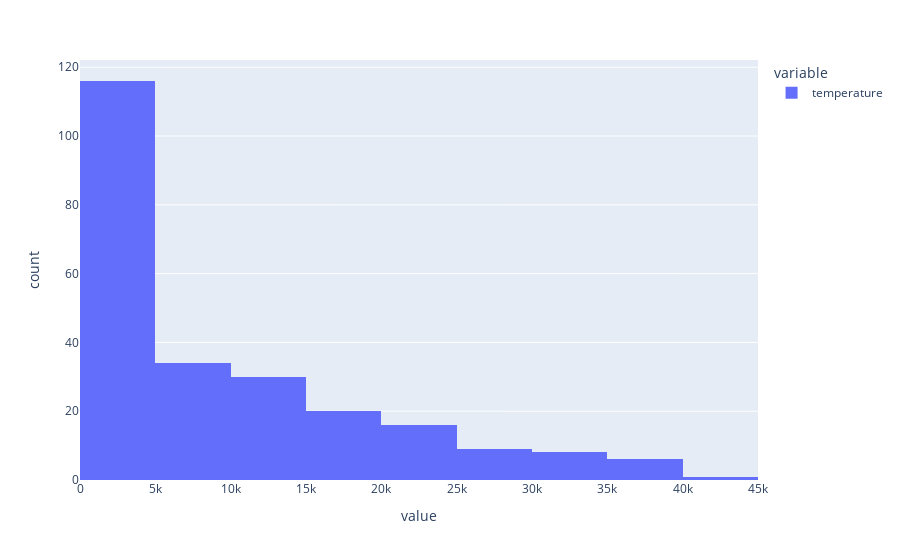
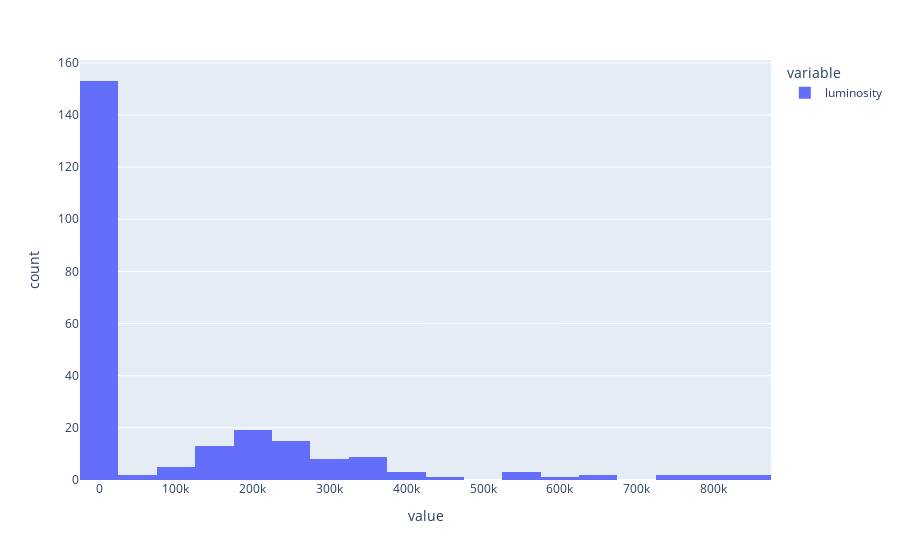
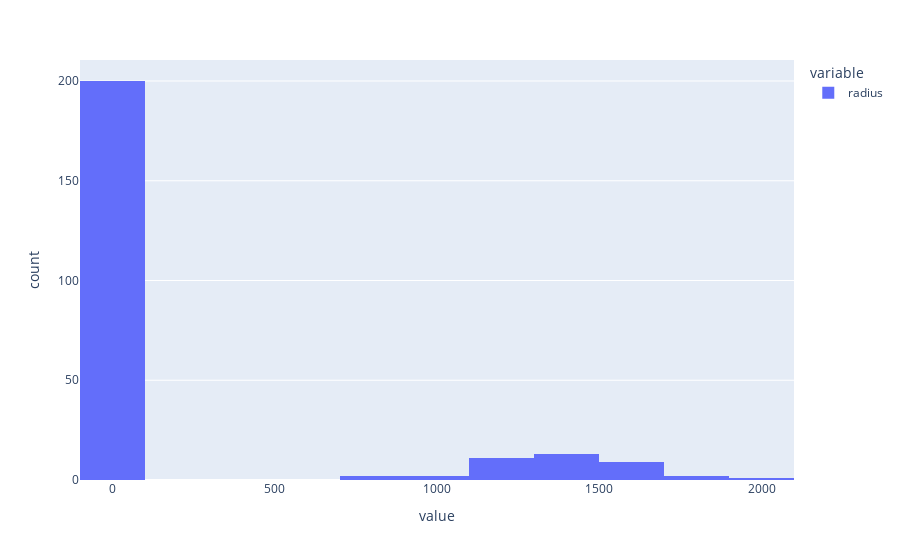
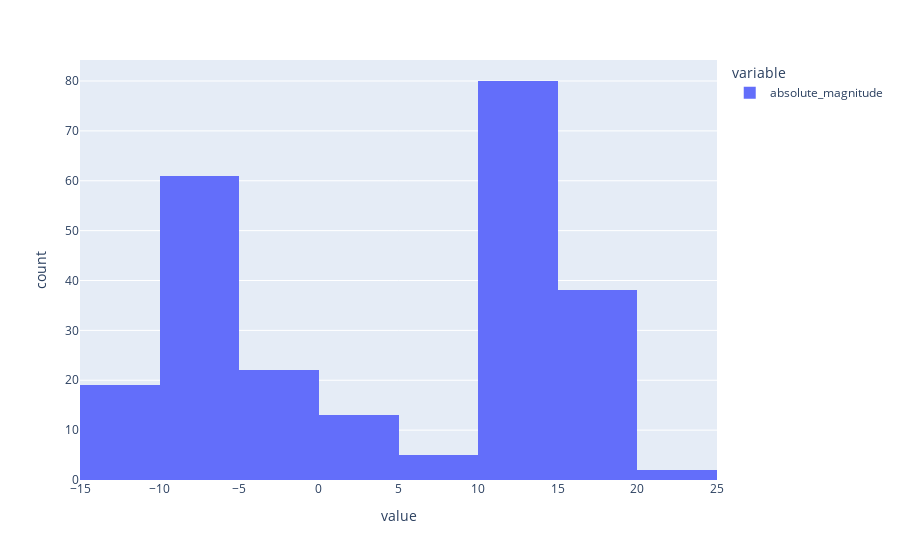

The notebook cell these images were saved under, in order:
### Code cell
for col in num_cols:
    fig=px.histogram(df[col])
    fig.show()

### Figure 1 — Plotly figure (JSON) as saved in the notebook; plotly's stock layout.template omitted (floating-point values rounded to 4 significant figures; data arrays with more than 128 entries replaced by an {"elided": "..."} marker saying what was removed)
{"data": [{"alignmentgroup": "True", "bingroup": "x", "hovertemplate": "variable=temperature<br>value=%{x}<br>count=%{y}<extra></extra>", "legendgroup": "temperature", "marker": {"color": "#636efa", "pattern": {"shape": ""}}, "name": "temperature", "offsetgroup": "temperature", "orientation": "v", "showlegend": true, "type": "histogram", "x": {"elided": "240 int values"}, "xaxis": "x", "yaxis": "y"}], "layout": {"barmode": "relative", "legend": {"title": {"text": "variable"}, "tracegroupgap": 0}, "margin": {"t": 60}, "xaxis": {"anchor": "y", "domain": [0, 1], "title": {"text": "value"}}, "yaxis": {"anchor": "x", "domain": [0, 1], "title": {"text": "count"}}}}

### Figure 2 — Plotly figure (JSON) as saved in the notebook; plotly's stock layout.template omitted (floating-point values rounded to 4 significant figures; data arrays with more than 128 entries replaced by an {"elided": "..."} marker saying what was removed)
{"data": [{"alignmentgroup": "True", "bingroup": "x", "hovertemplate": "variable=luminosity<br>value=%{x}<br>count=%{y}<extra></extra>", "legendgroup": "luminosity", "marker": {"color": "#636efa", "pattern": {"shape": ""}}, "name": "luminosity", "offsetgroup": "luminosity", "orientation": "v", "showlegend": true, "type": "histogram", "x": {"elided": "240 float values"}, "xaxis": "x", "yaxis": "y"}], "layout": {"barmode": "relative", "legend": {"title": {"text": "variable"}, "tracegroupgap": 0}, "margin": {"t": 60}, "xaxis": {"anchor": "y", "domain": [0, 1], "title": {"text": "value"}}, "yaxis": {"anchor": "x", "domain": [0, 1], "title": {"text": "count"}}}}

### Figure 3 — Plotly figure (JSON) as saved in the notebook; plotly's stock layout.template omitted (floating-point values rounded to 4 significant figures; data arrays with more than 128 entries replaced by an {"elided": "..."} marker saying what was removed)
{"data": [{"alignmentgroup": "True", "bingroup": "x", "hovertemplate": "variable=radius<br>value=%{x}<br>count=%{y}<extra></extra>", "legendgroup": "radius", "marker": {"color": "#636efa", "pattern": {"shape": ""}}, "name": "radius", "offsetgroup": "radius", "orientation": "v", "showlegend": true, "type": "histogram", "x": {"elided": "240 float values"}, "xaxis": "x", "yaxis": "y"}], "layout": {"barmode": "relative", "legend": {"title": {"text": "variable"}, "tracegroupgap": 0}, "margin": {"t": 60}, "xaxis": {"anchor": "y", "domain": [0, 1], "title": {"text": "value"}}, "yaxis": {"anchor": "x", "domain": [0, 1], "title": {"text": "count"}}}}

### Figure 4 — Plotly figure (JSON) as saved in the notebook; plotly's stock layout.template omitted (floating-point values rounded to 4 significant figures; data arrays with more than 128 entries replaced by an {"elided": "..."} marker saying what was removed)
{"data": [{"alignmentgroup": "True", "bingroup": "x", "hovertemplate": "variable=absolute_magnitude<br>value=%{x}<br>count=%{y}<extra></extra>", "legendgroup": "absolute_magnitude", "marker": {"color": "#636efa", "pattern": {"shape": ""}}, "name": "absolute_magnitude", "offsetgroup": "absolute_magnitude", "orientation": "v", "showlegend": true, "type": "histogram", "x": {"elided": "240 float values"}, "xaxis": "x", "yaxis": "y"}], "layout": {"barmode": "relative", "legend": {"title": {"text": "variable"}, "tracegroupgap": 0}, "margin": {"t": 60}, "xaxis": {"anchor": "y", "domain": [0, 1], "title": {"text": "value"}}, "yaxis": {"anchor": "x", "domain": [0, 1], "title": {"text": "count"}}}}
